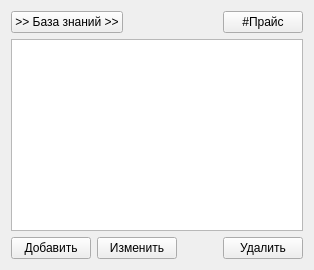
          <widget class="QWidget" name="tab_SupplierPrices">
           <attribute name="title">
            <string>Прайсы</string>
           </attribute>
           <layout class="QVBoxLayout" name="verticalLayout_19">
            <item>
             <layout class="QHBoxLayout" name="horizontalLayout_31">
              <item>
               <widget class="QPushButton" name="pushButton_ToCPKnBase_prices">
                <property name="text">
                 <string>&gt;&gt; База знаний &gt;&gt;</string>
                </property>
               </widget>
              </item>
              <item>
               <spacer name="horizontalSpacer_15">
                <property name="orientation">
                 <enum>Qt::Horizontal</enum>
                </property>
                <property name="sizeHint" stdset="0">
                 <size>
                  <width>40</width>
                  <height>20</height>
                 </size>
                </property>
               </spacer>
              </item>
              <item>
               <widget class="QPushButton" name="pushButton_HashSupplierPrice">
                <property name="text">
                 <string>#Прайс</string>
                </property>
               </widget>
              </item>
             </layout>
            </item>
            <item>
             <widget class="QTableView" name="tableView_SupplierPrices"/>
            </item>
            <item>
             <layout class="QHBoxLayout" name="horizontalLayout_21">
              <item>
               <widget class="QPushButton" name="pushButton_AddPriceToSupplier">
                <property name="text">
                 <string>Добавить</string>
                </property>
               </widget>
              </item>
              <item>
               <widget class="QPushButton" name="pushButton_EditPriceToSupplier">
                <property name="text">
                 <string>Изменить</string>
                </property>
               </widget>
              </item>
              <item>
               <spacer name="horizontalSpacer_7">
                <property name="orientation">
                 <enum>Qt::Horizontal</enum>
                </property>
                <property name="sizeHint" stdset="0">
                 <size>
                  <width>40</width>
                  <height>20</height>
                 </size>
                </property>
               </spacer>
              </item>
              <item>
               <widget class="QPushButton" name="pushButton_DeletePriceFromSupplier">
                <property name="text">
                 <string>Удалить</string>
                </property>
               </widget>
              </item>
             </layout>
            </item>
           </layout>
          </widget>
